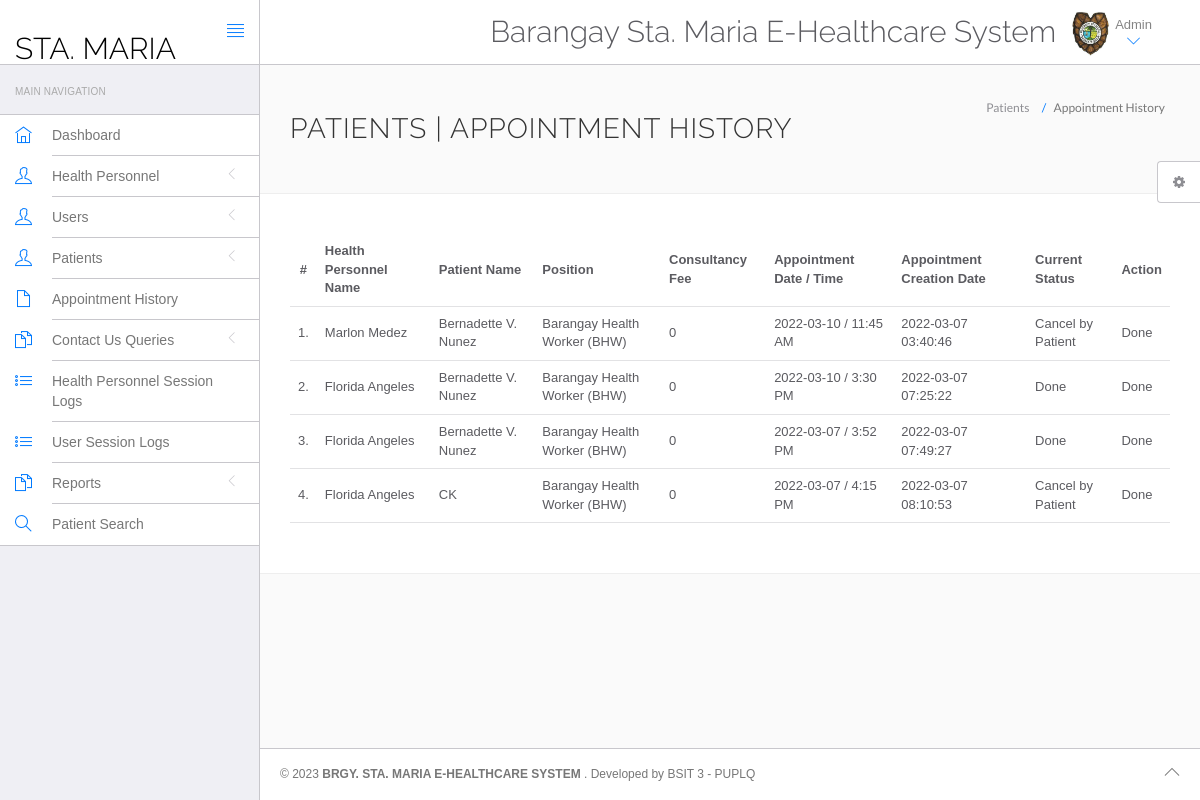
The page /hospital/hms/admin/appointment-history.php (signed in) on the database its author committed.
### tables this page shows
CREATE TABLE `appointment` (
  `id` int(11) NOT NULL,
  `doctorSpecialization` varchar(255) DEFAULT NULL,
  `doctorId` int(11) DEFAULT NULL,
  `userId` int(11) DEFAULT NULL,
  `consultancyFees` int(11) DEFAULT NULL,
  `appointmentDate` varchar(255) DEFAULT NULL,
  `appointmentTime` varchar(255) DEFAULT NULL,
  `postingDate` timestamp NULL DEFAULT current_timestamp(),
  `userStatus` int(11) DEFAULT NULL,
  `doctorStatus` int(11) DEFAULT NULL,
  `updationDate` timestamp NULL DEFAULT NULL ON UPDATE current_timestamp()
);

CREATE TABLE `doctors` (
  `id` int(11) NOT NULL,
  `specilization` varchar(255) DEFAULT NULL,
  `doctorName` varchar(255) DEFAULT NULL,
  `address` longtext DEFAULT NULL,
  `docFees` varchar(255) DEFAULT NULL,
  `contactno` bigint(11) DEFAULT NULL,
  `docEmail` varchar(255) DEFAULT NULL,
  `password` varchar(255) DEFAULT NULL,
  `creationDate` timestamp NULL DEFAULT current_timestamp(),
  `updationDate` timestamp NULL DEFAULT NULL ON UPDATE current_timestamp()
);

CREATE TABLE `users` (
  `id` int(11) NOT NULL,
  `fullName` varchar(255) DEFAULT NULL,
  `address` longtext DEFAULT NULL,
  `city` varchar(255) DEFAULT NULL,
  `gender` varchar(255) DEFAULT NULL,
  `email` varchar(255) DEFAULT NULL,
  `password` varchar(255) DEFAULT NULL,
  `regDate` timestamp NULL DEFAULT current_timestamp(),
  `updationDate` timestamp NULL DEFAULT NULL ON UPDATE current_timestamp()
);

### hospital/hms/admin/appointment-history.php (the view, shortened to what this page needs)
<?php
include('include/config.php');
?>
<!DOCTYPE html>
<html lang="en">
	<head>
		<link rel="stylesheet" href="vendor/bootstrap/css/bootstrap.min.css">
		<link rel="stylesheet" href="vendor/fontawesome/css/font-awesome.min.css">
		<link rel="stylesheet" href="vendor/themify-icons/themify-icons.min.css">
		<link href="vendor/animate.css/animate.min.css" rel="stylesheet" media="screen">
		<link href="vendor/perfect-scrollbar/perfect-scrollbar.min.css" rel="stylesheet" media="screen">
		<link href="vendor/switchery/switchery.min.css" rel="stylesheet" media="screen">
		<link href="vendor/bootstrap-touchspin/jquery.bootstrap-touchspin.min.css" rel="stylesheet" media="screen">
		<link href="vendor/select2/select2.min.css" rel="stylesheet" media="screen">
		<link href="vendor/bootstrap-datepicker/bootstrap-datepicker3.standalone.min.css" rel="stylesheet" media="screen">
		<link href="vendor/bootstrap-timepicker/bootstrap-timepicker.min.css" rel="stylesheet" media="screen">
		<link rel="stylesheet" href="assets/css/styles.css">
		<link rel="stylesheet" href="assets/css/plugins.css">
		<link rel="stylesheet" href="assets/css/themes/theme-1.css" id="skin_color" />
	</head>
	<body>
		<div id="app">
<?php include('include/sidebar.php');?>
			<div class="app-content">
					<?php include('include/header.php');?>
				<div class="main-content" >
					<div class="wrap-content container" id="container">
						<section id="page-title">
							<div class="row">
								<div class="col-sm-8">
									<h1 class="mainTitle">Patients  | Appointment History</h1>
																	</div>
								<ol class="breadcrumb">
									<li>
										<span>Patients </span>
									</li>
									<li class="active">
										<span>Appointment History</span>
									</li>
								</ol>
							</div>
						</section>
						<div class="container-fluid container-fullw bg-white">
									<div class="row">
								<div class="col-md-12">
									<table class="table table-hover" id="sample-table-1">
										<thead>
											<tr>
												<th class="center">#</th>
												<th class="hidden-xs">Health Personnel Name</th>
												<th>Patient Name</th>
												<th>Position</th>
												<th>Consultancy Fee</th>
												<th>Appointment Date / Time </th>
												<th>Appointment Creation Date  </th>
												<th>Current Status</th>
												<th>Action</th>
											</tr>
										</thead>
										<tbody>
<?php
$sql=mysqli_query($con,"select doctors.doctorName as docname,users.fullName as pname,appointment.*  from appointment join doctors on doctors.id=appointment.doctorId join users on users.id=appointment.userId ");
$cnt=1;
while($row=mysqli_fetch_array($sql))
{
?>
											<tr>
												<td class="center"><?php echo $cnt;?>.</td>
												<td class="hidden-xs"><?php echo $row['docname'];?></td>
												<td class="hidden-xs"><?php echo $row['pname'];?></td>
												<td><?php echo $row['doctorSpecialization'];?></td>
												<td><?php echo $row['consultancyFees'];?></td>
												<td><?php echo $row['appointmentDate'];?> / <?php echo
												 $row['appointmentTime'];?>
												</td>
												<td><?php echo $row['postingDate'];?></td>
												<td>
<?php if(($row['userStatus']==1) && ($row['doctorStatus']==1))
if(($row['userStatus']==0) && ($row['doctorStatus']==1))
{
	echo "Cancel by Patient";
}
if(($row['userStatus']==1) && ($row['doctorStatus']==0))
{
	echo "Done";
}
												?></td>
												<td >
												<div class="visible-md visible-lg hidden-sm hidden-xs">
							<?php if(($row['userStatus']==1) && ($row['doctorStatus']==1))
{
echo "No Action yet";
	 } else {
		echo "Done";
		} ?>
												</div>
												</td>
											</tr>
											<?php
$cnt=$cnt+1;
											 }?>
										</tbody>
									</table>
								</div>
							</div>
								</div>
					</div>
				</div>
			</div>
	<?php include('include/footer.php');?>
	<?php include('include/setting.php');?>
		</div>
	</body>
</html>

### hospital/hms/admin/assets/css/themes/theme-1.css (style rules this page uses)
body { background: #FAFAFA; }

### rows shown on the page
appointment: doctorId.doctorName "Marlon Medez", userId.fullName "Bernadette V. Nunez", doctorSpecialization "Barangay Health Worker (BHW)", consultancyFees "0", appointmentDate "2022-03-10", appointmentTime "11:45 AM", postingDate "2022-03-07 03:40:46", userStatus "Cancel by Patient"
appointment: doctorId.doctorName "Florida Angeles", userId.fullName "Bernadette V. Nunez", doctorSpecialization "Barangay Health Worker (BHW)", consultancyFees "0", appointmentDate "2022-03-10", appointmentTime "3:30 PM", postingDate "2022-03-07 07:25:22", userStatus "Done"
appointment: doctorId.doctorName "Florida Angeles", userId.fullName "Bernadette V. Nunez", doctorSpecialization "Barangay Health Worker (BHW)", consultancyFees "0", appointmentDate "2022-03-07", appointmentTime "3:52 PM", postingDate "2022-03-07 07:49:27", userStatus "Done"
appointment: doctorId.doctorName "Florida Angeles", userId.fullName "CK", doctorSpecialization "Barangay Health Worker (BHW)", consultancyFees "0", appointmentDate "2022-03-07", appointmentTime "4:15 PM", postingDate "2022-03-07 08:10:53", userStatus "Cancel by Patient"
